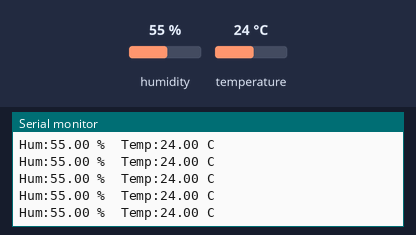
Bench run of a sketch on a simulated Arduino Uno, built with avr-gcc and run on an emulated ATmega328P. Parts: the last lines printed to the serial monitor. The inputs (shaded band) are chosen by the test bench; at power-on: humidity 55 %, temperature 24 °C.

Above: at 2.8 s.
2.9 s: humidity set to 22 %
9.0 s: temperature set to 12 °C
At 10.0 s:
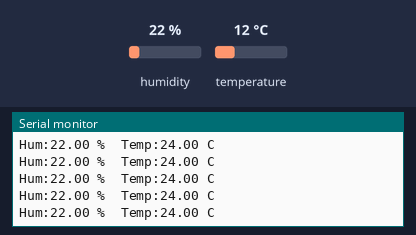
11.7 s: humidity set to 40 %
At 12.6 s:
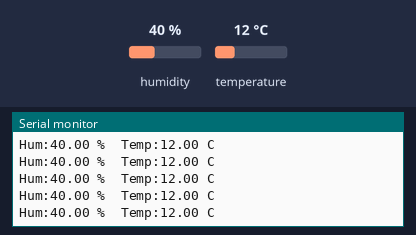
Timing chart, 0 to 14.7 s (numbered marks = the images above; inputs shaded):
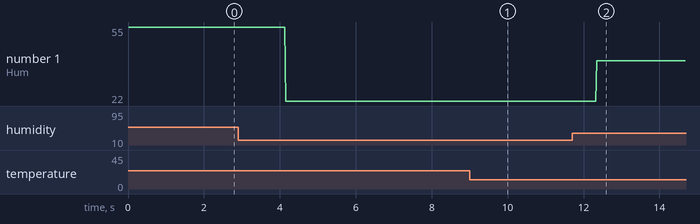

The sketch:

DHT11_temp___hum_-_good.ino
```cpp
/*
Displaying the humidity and temperature on the serial monitor.
The DHT11 sensor is programmed to measure the humidity and temperature and displays the readings
on the serial monitor.
*/

#include "DHT.h";  //including the library for DHT sensor. This library is written by AdaFruit; must install this library.

#define DHTPIN 12 //defining a variable and assigning it to pin 12 on the Arduino board.
#define DHTTYPE DHT11  //defining a variable and enabling the DHT type which is the DHT11 type in the program since our sensor is the DHT11 one.
float hum = 0.0; //declaring a variable to be used to store the reading of humidity.
float temp = 0.0;  //declaring a variable to be used to store the reading of temperature.

DHT dht (DHTPIN,DHTTYPE);  //initialize the dht sensor.

void setup() {
  // put your setup code here, to run once:
Serial.begin(9600);  //establishing a serial communication at 9600 baudrate.
dht.begin();  //enabling the dht command to read the hum and temp.
}

void loop() {
  // put your main code here, to run repeatedly:
 hum = dht. readHumidity();  //reading the humidity and storing it to the variable "hum".
 temp = dht. readTemperature(); //reading the temperature and storing the value in "temp".

Serial.print("Hum:");  //printing the word "Hum:" on the serial monitor.
Serial.print(hum);  //printing the value of hum on the serial monitor next to the word "Hum:".
Serial.print(" %");  //printing the " %" symbol as well.
Serial.print("\t");  //creating a space between this reading and the next one when displaying them on the serial monitor.

Serial.print("Temp:");  //printing the word "Temp:" on the serial monitor.
Serial.print(temp);  //printing the value of the temperature(temp).
Serial.print(" C");  //printing the " C" to display the unit of temperature.
Serial.print("\t");  //creating space.
Serial.println();  // printing these readings vertically.

}
```

Measured:
- after the input at 11.7 s, the serial monitor: prints a new line after 0.65 s (image 2)
- plotted number 1: 55 → 22 after the input at 2.9 s, 22 → 40 after the input at 11.7 s
